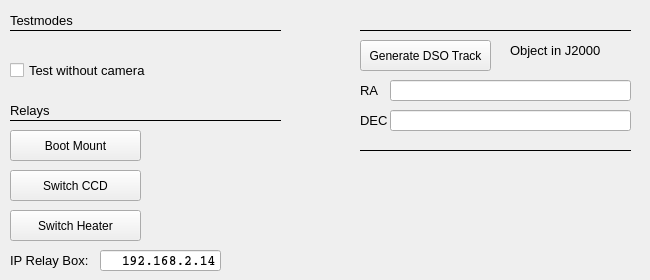
   <widget class="QWidget" name="tab_9">
    <attribute name="title">
     <string>MW</string>
    </attribute>
    <widget class="Line" name="line_30">
     <property name="geometry">
      <rect>
       <x>10</x>
       <y>20</y>
       <width>271</width>
       <height>21</height>
      </rect>
     </property>
     <property name="frameShadow">
      <enum>QFrame::Plain</enum>
     </property>
     <property name="orientation">
      <enum>Qt::Horizontal</enum>
     </property>
    </widget>
    <widget class="QLabel" name="label_95">
     <property name="geometry">
      <rect>
       <x>10</x>
       <y>10</y>
       <width>161</width>
       <height>21</height>
      </rect>
     </property>
     <property name="font">
      <font>
       <pointsize>10</pointsize>
      </font>
     </property>
     <property name="text">
      <string>Testmodes</string>
     </property>
    </widget>
    <widget class="QLineEdit" name="le_ipRelaybox">
     <property name="geometry">
      <rect>
       <x>100</x>
       <y>250</y>
       <width>121</width>
       <height>21</height>
      </rect>
     </property>
     <property name="font">
      <font>
       <family>Courier</family>
       <pointsize>10</pointsize>
       <weight>75</weight>
       <bold>true</bold>
      </font>
     </property>
     <property name="mouseTracking">
      <bool>false</bool>
     </property>
     <property name="focusPolicy">
      <enum>Qt::NoFocus</enum>
     </property>
     <property name="acceptDrops">
      <bool>false</bool>
     </property>
     <property name="toolTip">
      <string>IP Adress of relay switch</string>
     </property>
     <property name="layoutDirection">
      <enum>Qt::RightToLeft</enum>
     </property>
     <property name="text">
      <string>192.168.2.14</string>
     </property>
     <property name="alignment">
      <set>Qt::AlignRight|Qt::AlignTrailing|Qt::AlignVCenter</set>
     </property>
     <property name="readOnly">
      <bool>true</bool>
     </property>
    </widget>
    <widget class="QCheckBox" name="checkTestWithoutCamera">
     <property name="geometry">
      <rect>
       <x>10</x>
       <y>60</y>
       <width>151</width>
       <height>20</height>
      </rect>
     </property>
     <property name="font">
      <font>
       <pointsize>10</pointsize>
      </font>
     </property>
     <property name="toolTip">
      <string>no pictures are taken, but fetched from directory with test data</string>
     </property>
     <property name="text">
      <string>Test without camera</string>
     </property>
    </widget>
    <widget class="Line" name="line_31">
     <property name="geometry">
      <rect>
       <x>10</x>
       <y>110</y>
       <width>271</width>
       <height>21</height>
      </rect>
     </property>
     <property name="frameShadow">
      <enum>QFrame::Plain</enum>
     </property>
     <property name="orientation">
      <enum>Qt::Horizontal</enum>
     </property>
    </widget>
    <widget class="QPushButton" name="btn_bootMount">
     <property name="geometry">
      <rect>
       <x>10</x>
       <y>130</y>
       <width>131</width>
       <height>31</height>
      </rect>
     </property>
     <property name="toolTip">
      <string>Boots the mount via Relay switch</string>
     </property>
     <property name="text">
      <string>Boot Mount</string>
     </property>
    </widget>
    <widget class="QPushButton" name="btn_switchHeater">
     <property name="geometry">
      <rect>
       <x>10</x>
       <y>210</y>
       <width>131</width>
       <height>31</height>
      </rect>
     </property>
     <property name="toolTip">
      <string>Switches power supply of dew heater </string>
     </property>
     <property name="text">
      <string>Switch Heater</string>
     </property>
    </widget>
    <widget class="QPushButton" name="btn_switchCCD">
     <property name="geometry">
      <rect>
       <x>10</x>
       <y>170</y>
       <width>131</width>
       <height>31</height>
      </rect>
     </property>
     <property name="toolTip">
      <string>Switches Power supply of CCD Camera</string>
     </property>
     <property name="text">
      <string>Switch CCD</string>
     </property>
    </widget>
    <widget class="QLabel" name="label_97">
     <property name="geometry">
      <rect>
       <x>10</x>
       <y>250</y>
       <width>81</width>
       <height>21</height>
      </rect>
     </property>
     <property name="font">
      <font>
       <pointsize>10</pointsize>
      </font>
     </property>
     <property name="text">
      <string>IP Relay Box:</string>
     </property>
    </widget>
    <widget class="QLabel" name="label_96">
     <property name="geometry">
      <rect>
       <x>10</x>
       <y>100</y>
       <width>161</width>
       <height>21</height>
      </rect>
     </property>
     <property name="font">
      <font>
       <pointsize>10</pointsize>
      </font>
     </property>
     <property name="text">
      <string>Relays</string>
     </property>
    </widget>
    <widget class="QLineEdit" name="le_trackDEC">
     <property name="geometry">
      <rect>
       <x>390</x>
       <y>110</y>
       <width>241</width>
       <height>21</height>
      </rect>
     </property>
     <property name="font">
      <font>
       <family>Courier</family>
       <pointsize>10</pointsize>
       <weight>75</weight>
       <bold>true</bold>
      </font>
     </property>
     <property name="mouseTracking">
      <bool>false</bool>
     </property>
     <property name="acceptDrops">
      <bool>false</bool>
     </property>
     <property name="toolTip">
      <string>Dec of DSO object</string>
     </property>
     <property name="layoutDirection">
      <enum>Qt::RightToLeft</enum>
     </property>
     <property name="alignment">
      <set>Qt::AlignLeading|Qt::AlignLeft|Qt::AlignVCenter</set>
     </property>
     <property name="readOnly">
      <bool>false</bool>
     </property>
    </widget>
    <widget class="QLabel" name="label_87">
     <property name="geometry">
      <rect>
       <x>360</x>
       <y>110</y>
       <width>31</width>
       <height>21</height>
      </rect>
     </property>
     <property name="font">
      <font>
       <pointsize>10</pointsize>
      </font>
     </property>
     <property name="text">
      <string>DEC</string>
     </property>
    </widget>
    <widget class="QPushButton" name="btn_generateDSOPoints">
     <property name="geometry">
      <rect>
       <x>360</x>
       <y>40</y>
       <width>131</width>
       <height>31</height>
      </rect>
     </property>
     <property name="toolTip">
      <string>Generates refinment point along DSO track</string>
     </property>
     <property name="text">
      <string>Generate DSO Track</string>
     </property>
    </widget>
    <widget class="QLabel" name="label_89">
     <property name="geometry">
      <rect>
       <x>510</x>
       <y>40</y>
       <width>131</width>
       <height>21</height>
      </rect>
     </property>
     <property name="font">
      <font>
       <pointsize>10</pointsize>
      </font>
     </property>
     <property name="text">
      <string>Object in J2000</string>
     </property>
    </widget>
    <widget class="QLineEdit" name="le_trackRA">
     <property name="geometry">
      <rect>
       <x>390</x>
       <y>80</y>
       <width>241</width>
       <height>21</height>
      </rect>
     </property>
     <property name="font">
      <font>
       <family>Courier</family>
       <pointsize>10</pointsize>
       <weight>75</weight>
       <bold>true</bold>
      </font>
     </property>
     <property name="mouseTracking">
      <bool>false</bool>
     </property>
     <property name="acceptDrops">
      <bool>false</bool>
     </property>
     <property name="toolTip">
      <string>RA of DSO object</string>
     </property>
     <property name="layoutDirection">
      <enum>Qt::RightToLeft</enum>
     </property>
     <property name="readOnly">
      <bool>false</bool>
     </property>
    </widget>
    <widget class="Line" name="line_20">
     <property name="geometry">
      <rect>
       <x>360</x>
       <y>20</y>
       <width>271</width>
       <height>21</height>
      </rect>
     </property>
     <property name="frameShadow">
      <enum>QFrame::Plain</enum>
     </property>
     <property name="orientation">
      <enum>Qt::Horizontal</enum>
     </property>
    </widget>
    <widget class="Line" name="line_21">
     <property name="geometry">
      <rect>
       <x>360</x>
       <y>140</y>
       <width>271</width>
       <height>21</height>
      </rect>
     </property>
     <property name="frameShadow">
      <enum>QFrame::Plain</enum>
     </property>
     <property name="orientation">
      <enum>Qt::Horizontal</enum>
     </property>
    </widget>
    <widget class="QLabel" name="label_88">
     <property name="geometry">
      <rect>
       <x>360</x>
       <y>80</y>
       <width>31</width>
       <height>21</height>
      </rect>
     </property>
     <property name="font">
      <font>
       <pointsize>10</pointsize>
      </font>
     </property>
     <property name="text">
      <string>RA</string>
     </property>
    </widget>
   </widget>
